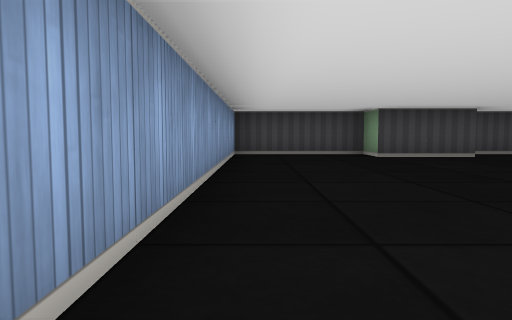
view 1 (above)

17 first-person views from a walk through a cub3D level. The camera is about half as high as the walls, tilts 4° down and sees 70° across. The floor is counted in squares. Each view is taken from the middle of a square. On the plan, view 1 faces up. The plan holds only what a view shows up to about 9 squares ahead; the rest is blank.

view 2
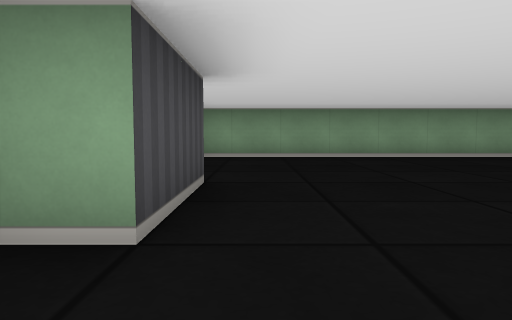

view 3
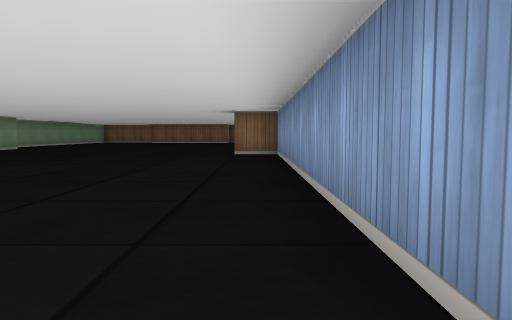

view 4
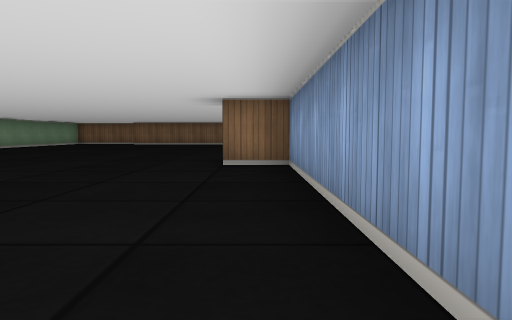

view 5
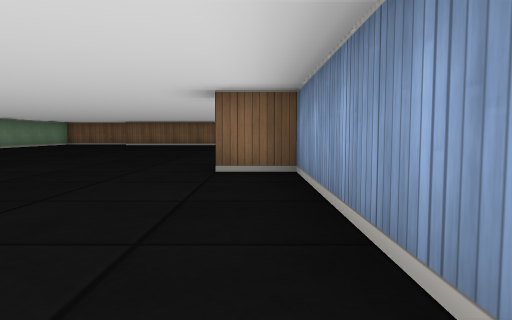

view 6
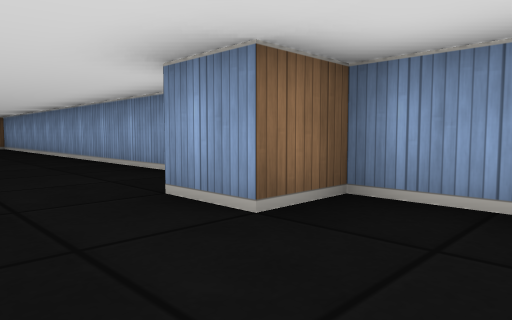

view 7
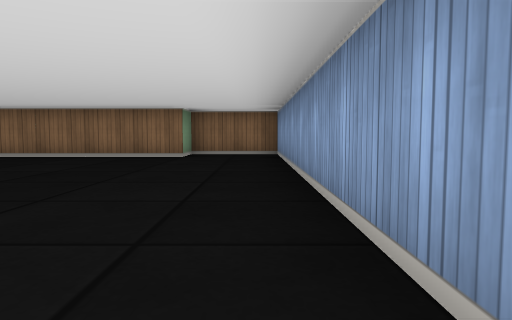

view 8
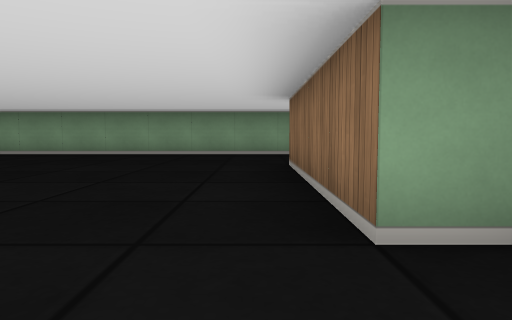

view 9
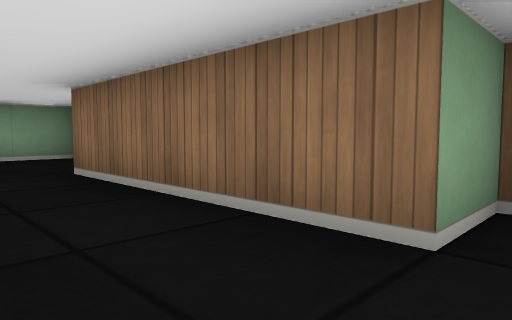

view 10
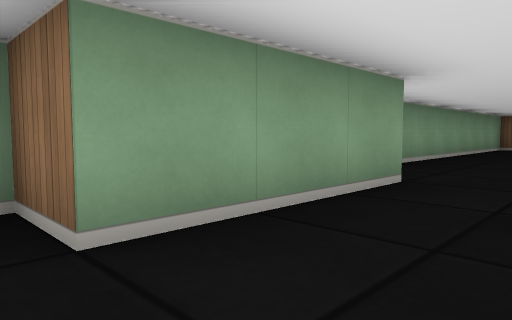

view 11
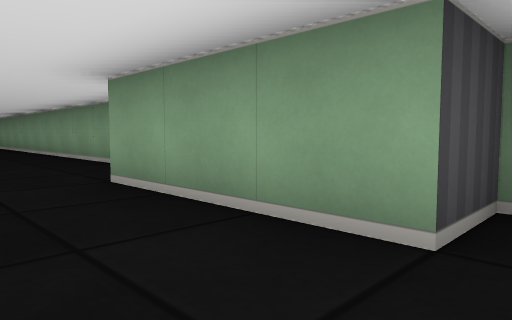

view 12
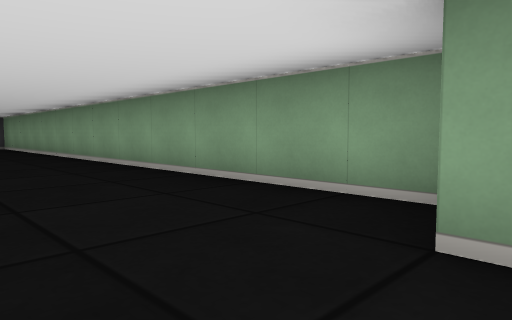

view 13
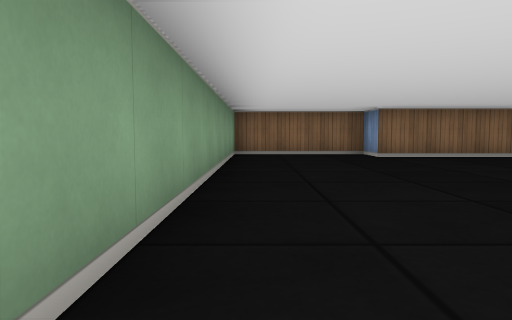

view 14
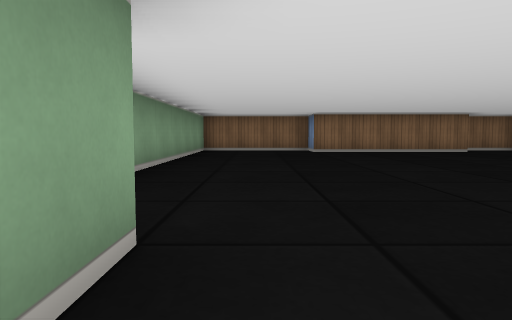

view 15
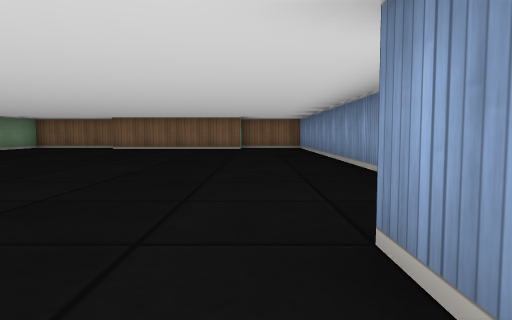

view 16
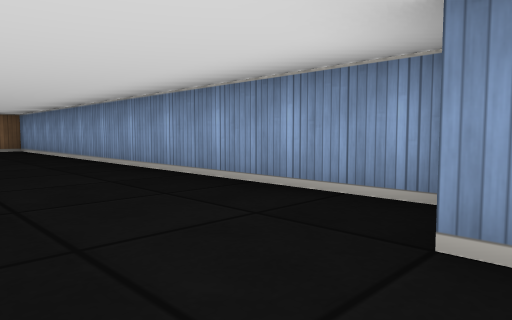

view 17
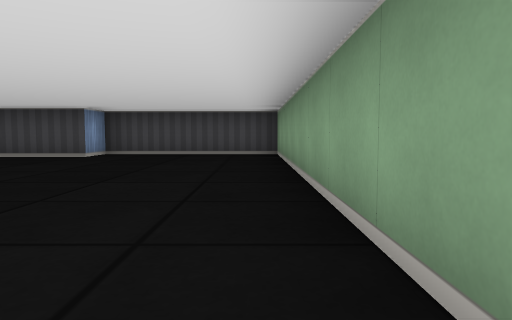

### Floor plan
Points are (right, up) in squares from view 1. A wall is a line through its corners. A room is listed if a view was taken in it or the views show most of it. See-through windows are left out.
Room 1 (views 1, 2, 3, 4, 5, 6, 7, 8, 9, 10, 11, 12, 13, 14, 15, 16, 17)
walls: (-0.5, -5.8) (-0.5, -16.5) (1.5, -16.5) (1.5, -15.5) (5.5, -15.5) (5.5, -16.5) (8.5, -16.5) (8.5, -7.5) (7.5, -7.5) (7.5, -4.5) (8.5, -4.5) (8.5, 8.5) (4.5, 8.5) (4.5, 7.5) (2.5, 7.5) (2.5, 8.5) (-0.5, 8.5) (-0.5, -4.5) (0.5, -4.5) (0.5, -5.5)

Positions as (right, up) in squares from view 1, and headings:
1: (0, 0), facing up
2: (1, 7), facing right
3: (0, 4), facing down
4: (0, 1), facing down
5: (0, 0), facing down
6: (2, -3), facing down-left
7: (0, -8), facing down
8: (0, -15), facing right
9: (1, -14), facing down-right
10: (6, -4), facing down-right
11: (6, -8), facing up-right
12: (6, -5), facing up-right
13: (8, -8), facing down
14: (7, -6), facing down
15: (1, -4), facing down
16: (2, -5), facing down-left
17: (8, 0), facing up
